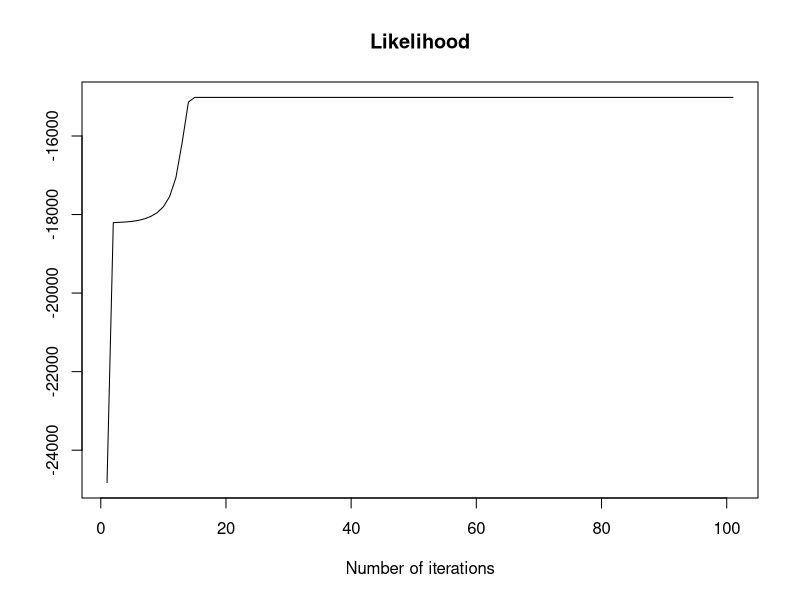
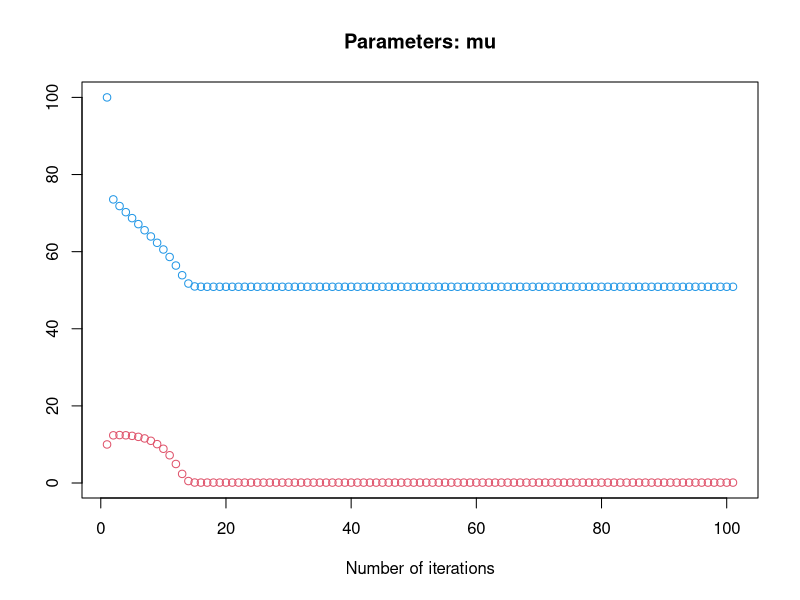
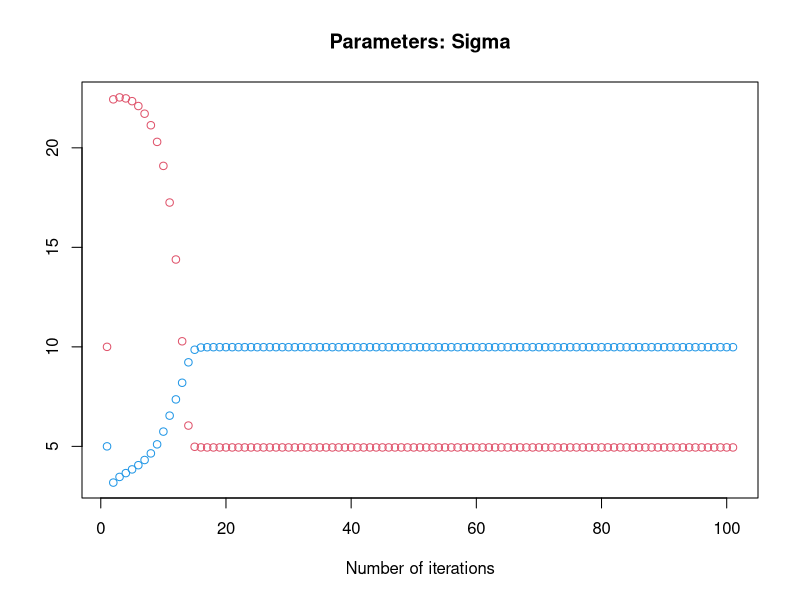
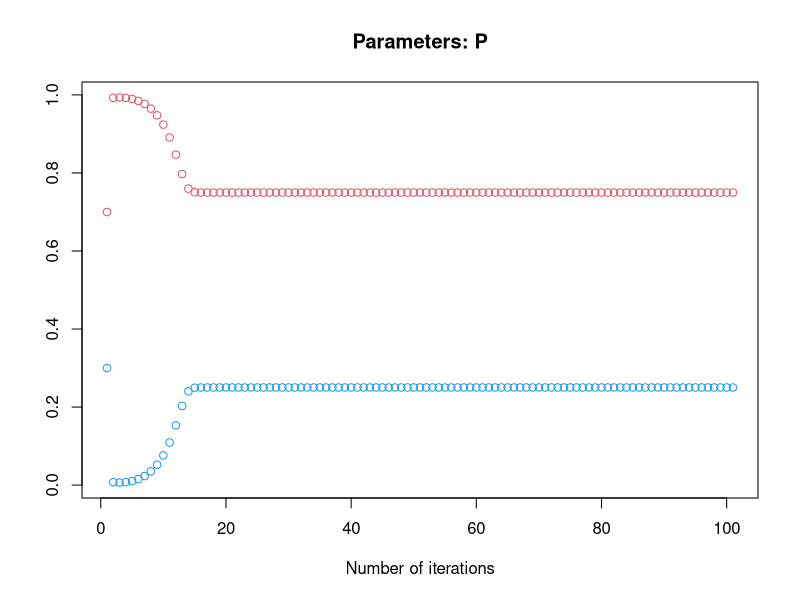
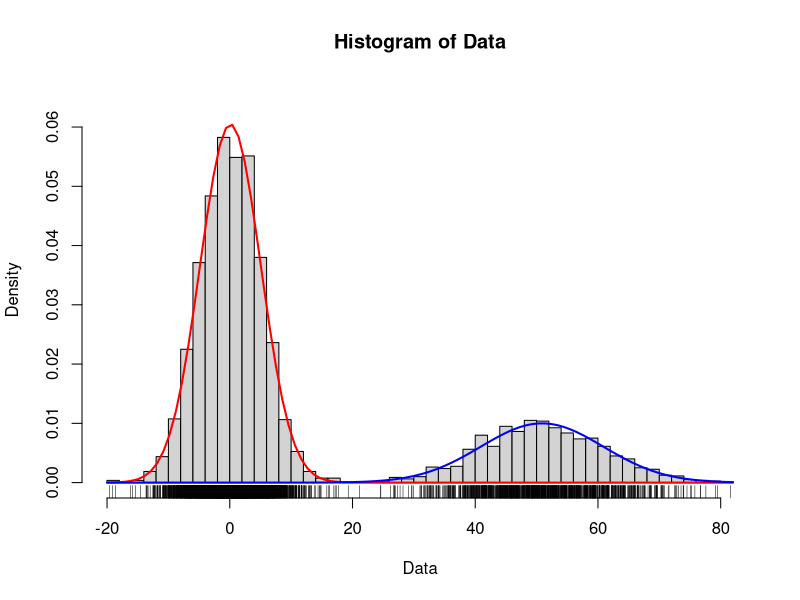

The R source for these figures, in order:
mu<- c(0, 50)
sigma<- c(5, 10)
Data<- c(rnorm(3000, mu[1], sigma[1]), rnorm(1000, mu[2], sigma[2]))

mu_update<- c(10, 100)
sigma_update<- c(10, 5)
p<- c(0.7, 0.3)

mu_trace<- mu_update
sigma_trace<- sigma_update
p_trace<- p

likh<- sum(log(p[1]*dnorm(Data, mu_update[1], sigma_update[1])+ p[2]*dnorm(Data, mu_update[2], sigma_update[2])))

for(i in 1:100){
  w1<- sapply(Data, function(x) p[1]*dnorm(x, mu_update[1], sigma_update[1]))/sapply(Data, function(x) sum(p[1]*dnorm(x, mu_update[1], sigma_update[1])+p[2]*dnorm(x, mu_update[2], sigma_update[2]))) 
  w2<- sapply(Data, function(x) p[2]*dnorm(x, mu_update[2], sigma_update[2]))/sapply(Data, function(x) sum(p[1]*dnorm(x, mu_update[1], sigma_update[1])+p[2]*dnorm(x, mu_update[2], sigma_update[2])))
  
  p<- c(mean(w1), mean(w2))
  mu_update[1]<- sum(w1*Data)/sum(w1)
  mu_update[2]<- sum(w2*Data)/sum(w2)
  sigma_update[1]<- sqrt(sum(w1*(Data-mu_update[1])^2)/sum(w1))
  sigma_update[2]<- sqrt(sum(w2*(Data-mu_update[2])^2)/sum(w2))
  
  mu_trace<- rbind(mu_trace, mu_update)
  sigma_trace<- rbind(sigma_trace, sigma_update)
  p_trace<- rbind(p_trace, p)
  
  likh<- c(likh, sum(log(p[1]*dnorm(Data, mu_update[1], sigma_update[1])+ p[2]*dnorm(Data, mu_update[2], sigma_update[2]))))
}

plot(likh, type = "l", xlab = "Number of iterations", ylab = "", main = "Likelihood")

plot(mu_trace[,1], type = "p", ylim = c(min(mu_trace),max(mu_trace)), xlab = "Number of iterations", ylab = "", main = "Parameters: mu", col = 2)
points(mu_trace[,2], col = 4)

plot(sigma_trace[,1], type = "p", ylim = c(min(sigma_trace),max(sigma_trace)), xlab = "Number of iterations", ylab = "", main = "Parameters: Sigma", col = 2)
points(sigma_trace[,2], col = 4)

plot(p_trace[,1], type = "p", ylim = c(min(p_trace),max(p_trace)), xlab = "Number of iterations", ylab = "", main = "Parameters: P", col = 2)
points(p_trace[,2], col = 4)

hist(Data, nclass = 50, freq=FALSE, ylim = c(0,0.065))
rug(Data)
curve(p[1]*dnorm(x, mean=mu_update[1], sd=sigma_update[1]), add=TRUE, col="red", lty=1, lwd = 2, xaxt="n")
curve(p[2]*dnorm(x, mean=mu_update[2], sd=sigma_update[2]), add=TRUE, col="blue", lty=1, lwd = 2,  xaxt="n")